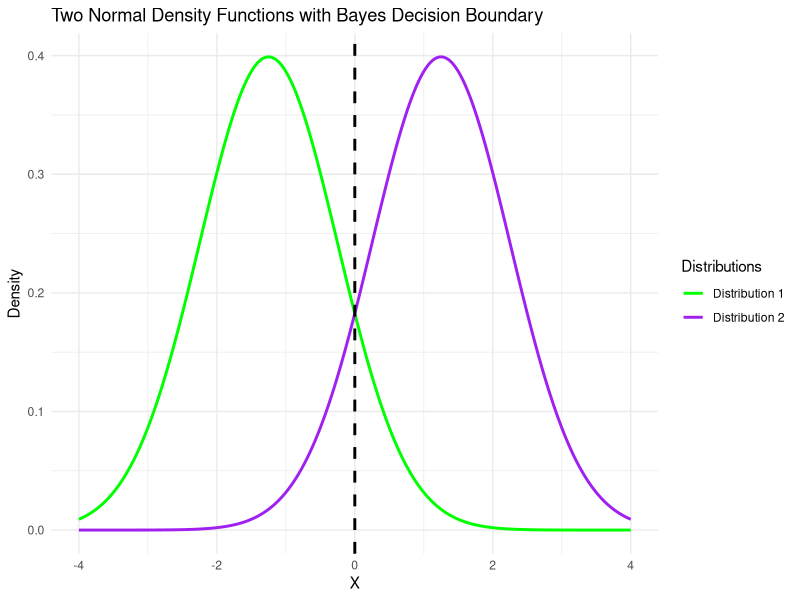
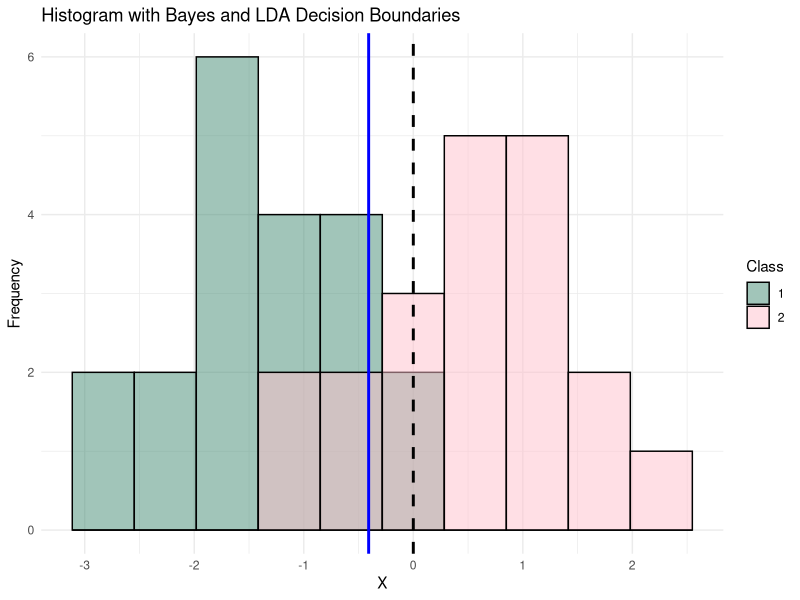

R code for these plots, in order:
# Homework 4 part (i)
# Graph 1

# install.packages("ggplot2")

library(ggplot2)

# Define the parameters for the normal density functions
mean1 <- -1.25
sd1 <- 1
mean2 <- 1.25
sd2 <- 1

d1 <- function(x) {
  dnorm(x, mean1, sd1)
}

d2 <- function(x) {
  dnorm(x, mean2, sd2)
}

x <- seq(-4, 4, by = 0.01)

decision_boundary <- (log(sd2) - log(sd1) + (mean1^2/(2*sd1^2)) - (mean2^2/(2*sd2^2))) / (mean2/sd2^2 - mean1/sd1^2)

ggplot(data.frame(x), aes(x)) +
  geom_line(aes(y = d1(x), color = "Distribution 1"), linewidth = 1) +
  geom_line(aes(y = d2(x), color = "Distribution 2"), linewidth = 1) +
  geom_vline(aes(xintercept = decision_boundary), linetype="dashed", color="black", linewidth = 1) +
  scale_color_manual(values = c("Distribution 1" = "green", "Distribution 2" = "purple")) +
  labs(title = "Two Normal Density Functions with Bayes Decision Boundary",
       x = "X", y = "Density", color = "Distributions") +
  theme_minimal()

# Graph 2

# install.packages("MASS")

library(ggplot2)
library(MASS)

mean1 <- -1.25
sd1 <- 1
mean2 <- 1.25
sd2 <- 1

set.seed(10) # for reproducibility
samples1 <- rnorm(20, mean1, sd1)
samples2 <- rnorm(20, mean2, sd2)

training_data <- data.frame(
  x = c(samples1, samples2),
  class = factor(rep(1:2, each = 20))
)
lda_model <- lda(class ~ x, data = training_data)

lda_boundary <- lda_model$means[2] - (diff(lda_model$means) / 2)

bayes_boundary <- (log(sd2) - log(sd1) + (mean1^2/(2*sd1^2)) - (mean2^2/(2*sd2^2))) / (mean2/sd2^2 - mean1/sd1^2)

ggplot(training_data, aes(x = x, fill = class)) +
  geom_histogram(position = "identity", bins = 10, alpha = 0.5, color="black") +  
  geom_vline(aes(xintercept = bayes_boundary), linetype="dashed", color="black", linewidth = 1) +
  geom_vline(aes(xintercept = lda_boundary), linetype="solid", color="blue", linewidth = 1) +
  scale_fill_manual(values = c("1" = "aquamarine4", "2" = "pink")) +
  labs(title = "Histogram with Bayes and LDA Decision Boundaries",
       x = "X", y = "Frequency", fill = "Class") +
  theme_minimal()


